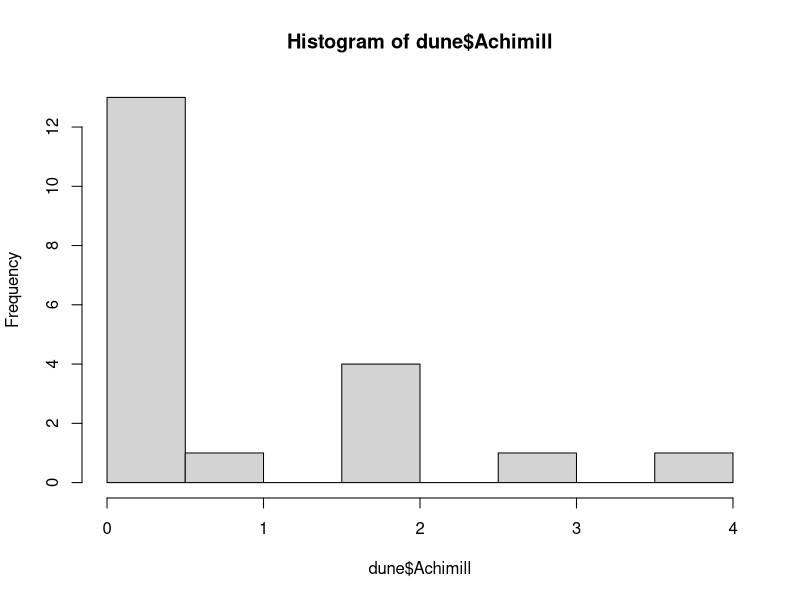
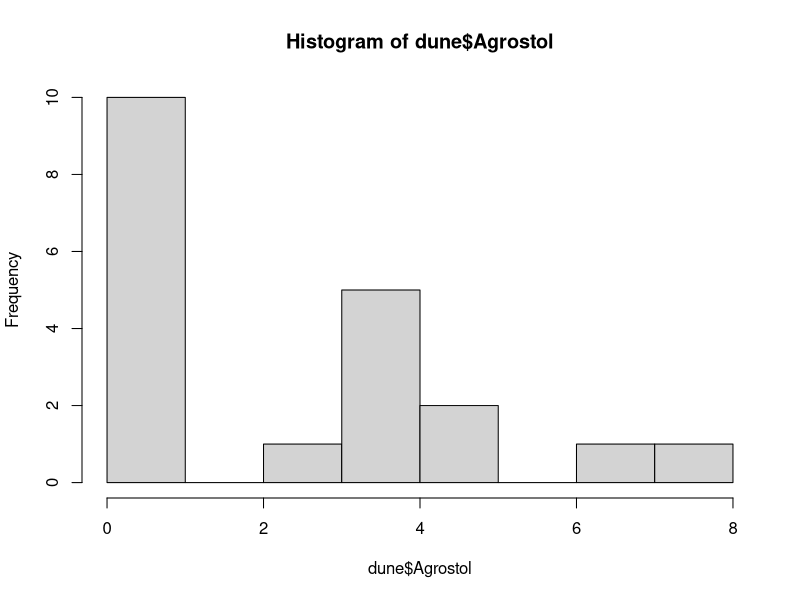
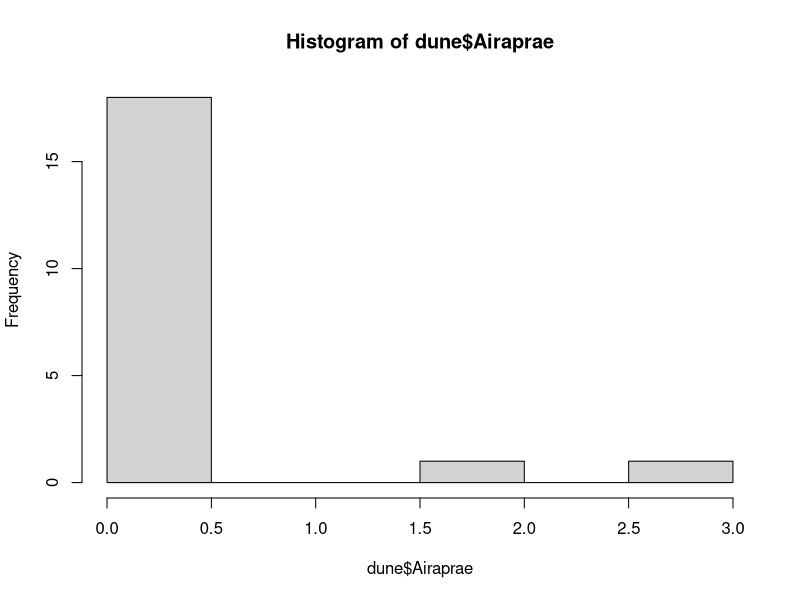
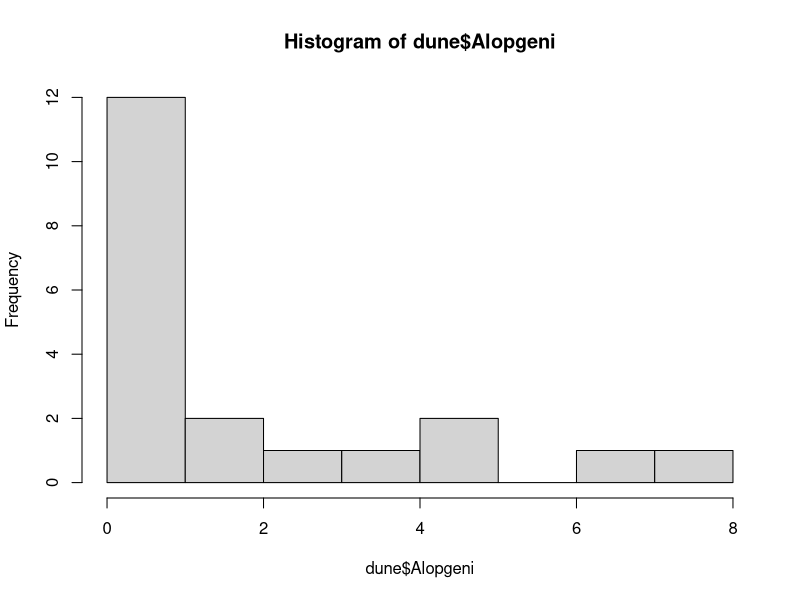
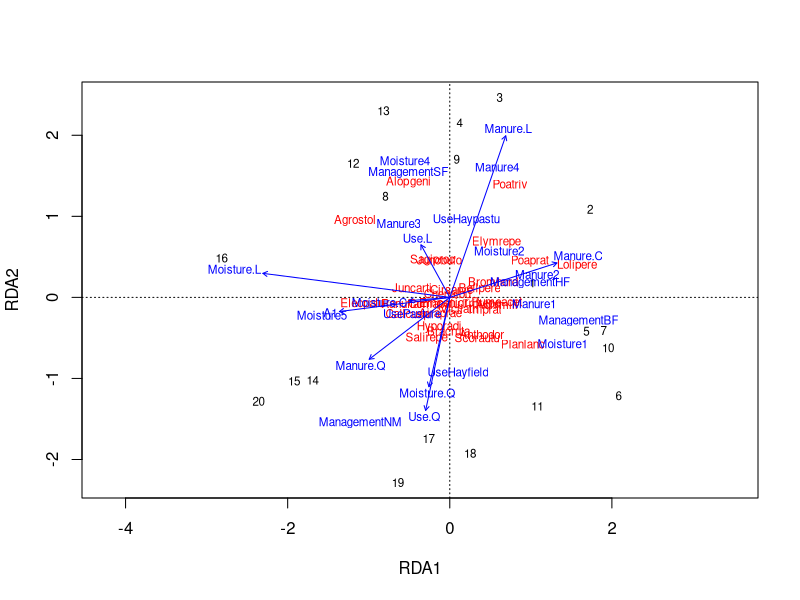

Source code (R) for these figures, in order: (Note: this script raises an error after producing the figures.)
library(vegan)
data(dune)
data(dune.env)

hist(dune$Achimill)
hist(dune$Agrostol)
hist(dune$Airaprae)
hist(dune$Alopgeni)

ordiplot(rda(dune ~ ., data=dune.env), type = "text")

# Inputs: x and y matrices

x <- dune.env
y <- dune
i <- 1

rda_func <- function(x, y){
  # Step 1: Regress species in y over vars in x
  preds <- matrix(NA, nrow = nrow(y), ncol = ncol(y))
  for (i in 1:ncol(y)) {
    mod <- lm(y[,i] ~ x[,1] + x[,2] + x[,3] + x[,4] + x[,5])
    preds[,i] <- mod$fitted.values
  }
  
  # Step 2: PCA on the fitted values
  pca <- prcomp(preds)
  biplot(pca)
}
anova(mod)
rda
pca$x
pca$rotation
summary(pca)
summary(mod)
